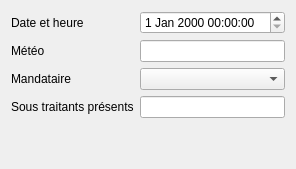
                 <widget class="QWidget" name="tab_18">
                  <attribute name="title">
                   <string>Généralités</string>
                  </attribute>
                  <layout class="QGridLayout" name="gridLayout_15">
                   <item row="0" column="0">
                    <widget class="QLabel" name="label_25">
                     <property name="text">
                      <string>Date et heure</string>
                     </property>
                     <property name="wordWrap">
                      <bool>true</bool>
                     </property>
                    </widget>
                   </item>
                   <item row="1" column="0">
                    <widget class="QLabel" name="label_27">
                     <property name="text">
                      <string>Météo</string>
                     </property>
                     <property name="wordWrap">
                      <bool>true</bool>
                     </property>
                    </widget>
                   </item>
                   <item row="3" column="1">
                    <widget class="QLineEdit" name="lineEdit_etppres"/>
                   </item>
                   <item row="4" column="0">
                    <spacer name="verticalSpacer">
                     <property name="orientation">
                      <enum>Qt::Vertical</enum>
                     </property>
                     <property name="sizeHint" stdset="0">
                      <size>
                       <width>20</width>
                       <height>40</height>
                      </size>
                     </property>
                    </spacer>
                   </item>
                   <item row="0" column="1">
                    <widget class="QDateTimeEdit" name="dateTimeEdit_datetimeobs"/>
                   </item>
                   <item row="3" column="0">
                    <widget class="QLabel" name="label_28">
                     <property name="text">
                      <string>Sous traitants présents</string>
                     </property>
                     <property name="wordWrap">
                      <bool>true</bool>
                     </property>
                    </widget>
                   </item>
                   <item row="1" column="1">
                    <widget class="QLineEdit" name="lineEdit_meteo"/>
                   </item>
                   <item row="2" column="0">
                    <widget class="QLabel" name="label_10">
                     <property name="text">
                      <string>Mandataire</string>
                     </property>
                    </widget>
                   </item>
                   <item row="2" column="1">
                    <widget class="QComboBox" name="comboBox_mandataire"/>
                   </item>
                  </layout>
                 </widget>
